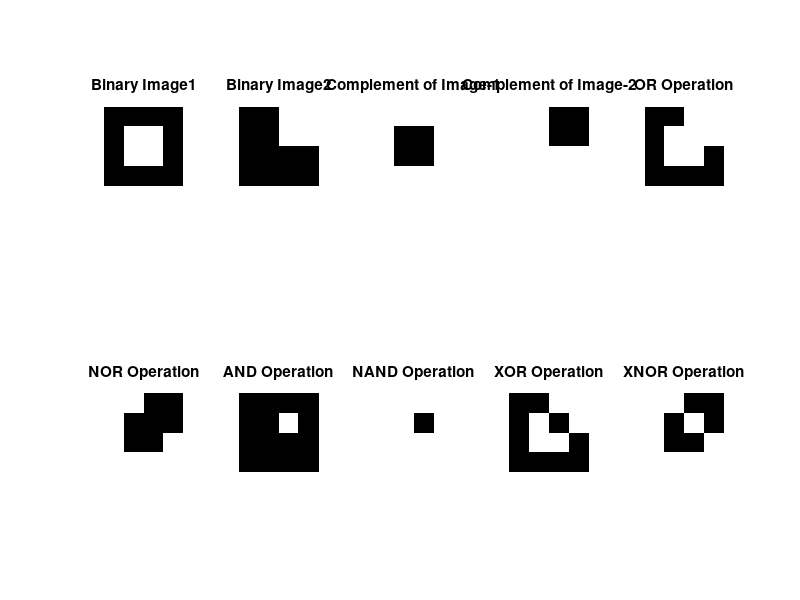

Recreate this plot in MATLAB.

% Example 2.9: Logical Operations

% Logical Operations
clear; close all; clc;
im1 = zeros(256,256);
%%
im1(64:191, 64:191) = 1;
%%
bim1 = im2bw(im1);
%%
im2 = zeros(256,256); 
im2(1:128,129:256) = 1;
bim2 = im2bw(im2);
%%
figure();
subplot(2,5,1); imshow(bim1);title('Binary Image1');
subplot(2,5,2); imshow(bim2);title('Binary Image2');
%%
% % Logical Operations

% Complement operations
c1 = imcomplement(bim1); % Complement of binary iamge-1
subplot(2,5,3); imshow(c1); title('Complement of Image-1');
%%
c2 = imcomplement(bim2); % Complement of binary iamge-2
subplot(2,5,4); imshow(c2); title('Complement of Image-2');
%%
% OR operation
imOR = bitor(bim1,bim2);
subplot(2,5,5); imshow(imOR); title('OR Operation');
%%
% NOR operation
imNOR = imcomplement(imOR);
subplot(2,5,6); imshow(imNOR); title('NOR Operation');
%%
% AND Operation
imAND = bitand(bim1,bim2);
subplot(2,5,7); imshow(imAND); title('AND Operation');
%%
% NAND Operation
imNAND = imcomplement(imAND);
subplot(2,5,8); imshow(imNAND); title('NAND Operation');
%%
% XOR operation
imXOR = bitxor(bim1,bim2);
subplot(2,5,9); imshow(imXOR); title('XOR Operation');
%%
imNOR = imcomplement(imXOR);
subplot(2,5,10); imshow(imNOR); title('XNOR Operation');

